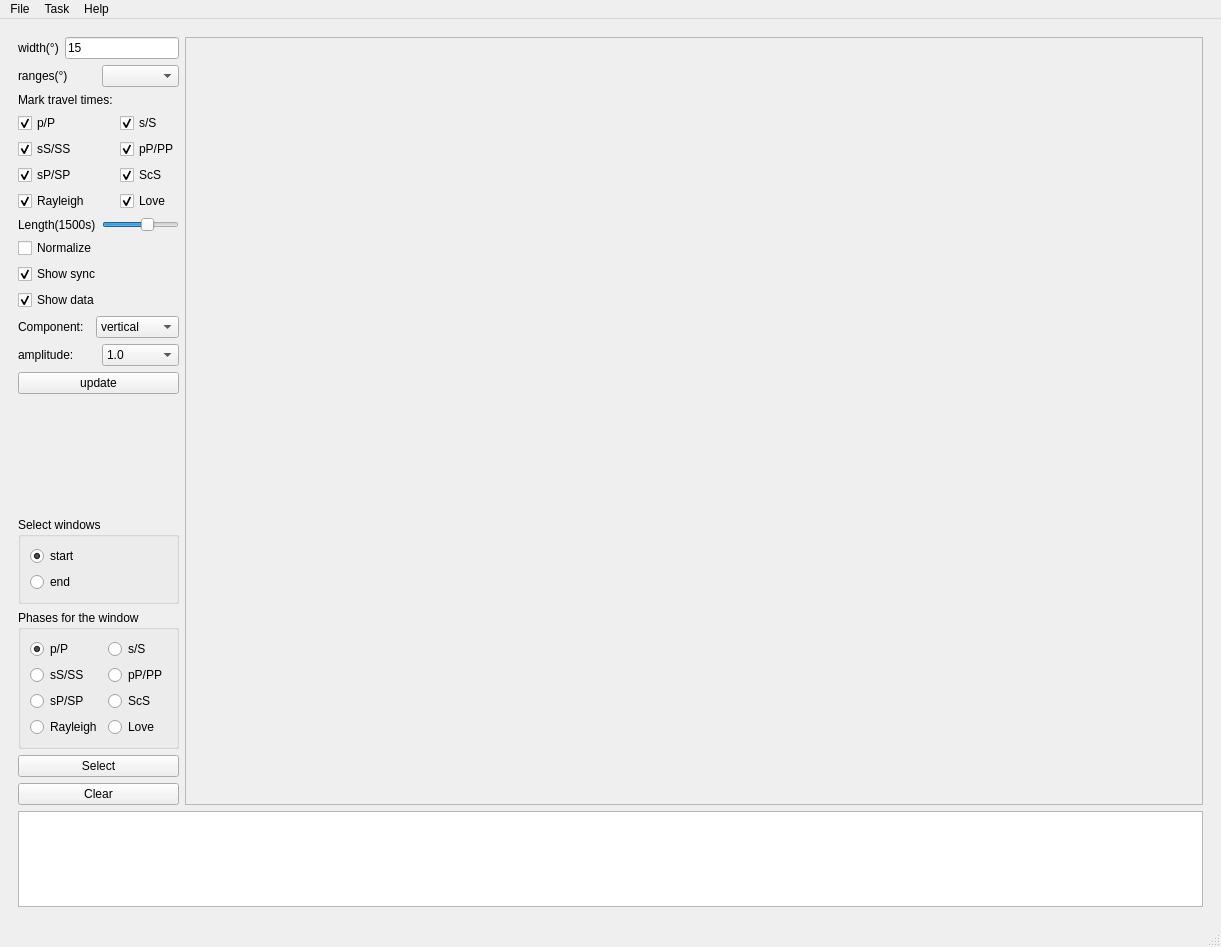
<?xml version="1.0" encoding="UTF-8"?>
<ui version="4.0">
 <class>MainWindow</class>
 <widget class="QMainWindow" name="MainWindow">
  <property name="geometry">
   <rect>
    <x>0</x>
    <y>0</y>
    <width>1221</width>
    <height>947</height>
   </rect>
  </property>
  <property name="windowTitle">
   <string>MainWindow</string>
  </property>
  <widget class="QWidget" name="centralwidget">
   <layout class="QVBoxLayout" name="verticalLayout_3">
    <item>
     <layout class="QGridLayout" name="gridLayout">
      <item row="0" column="0">
       <widget class="QStackedWidget" name="stackedWidget">
        <property name="currentIndex">
         <number>1</number>
        </property>
        <widget class="QWidget" name="index">
         <layout class="QGridLayout" name="gridLayout_3">
          <item row="0" column="0">
           <layout class="QVBoxLayout" name="verticalLayout_6" stretch="8,1">
            <item>
             <layout class="QHBoxLayout" name="horizontalLayout" stretch="1,4">
              <item>
               <widget class="QTextBrowser" name="textBrowser_welcome_event"/>
              </item>
              <item>
               <widget class="QTableView" name="tableView_welcome_content"/>
              </item>
             </layout>
            </item>
            <item>
             <widget class="QTextBrowser" name="textBrowser_welcome_log"/>
            </item>
           </layout>
          </item>
         </layout>
        </widget>
        <widget class="QWidget" name="windows">
         <layout class="QGridLayout" name="gridLayout_7">
          <item row="0" column="0" rowspan="2" colspan="2">
           <layout class="QVBoxLayout" name="verticalLayout_4" stretch="8,1">
            <item>
             <layout class="QHBoxLayout" name="horizontalLayout_6" stretch="1,20">
              <item>
               <layout class="QVBoxLayout" name="verticalLayout">
                <item>
                 <layout class="QHBoxLayout" name="horizontalLayout_2">
                  <item>
                   <widget class="QLabel" name="label_9">
                    <property name="text">
                     <string>width(°)</string>
                    </property>
                   </widget>
                  </item>
                  <item>
                   <widget class="QLineEdit" name="lineEdit_window_width">
                    <property name="text">
                     <string>15</string>
                    </property>
                   </widget>
                  </item>
                 </layout>
                </item>
                <item>
                 <layout class="QHBoxLayout" name="horizontalLayout_10">
                  <item>
                   <widget class="QLabel" name="label_2">
                    <property name="text">
                     <string>ranges(°)</string>
                    </property>
                   </widget>
                  </item>
                  <item>
                   <widget class="QComboBox" name="comboBox_windows_azimuth">
                    <property name="maxVisibleItems">
                     <number>10</number>
                    </property>
                   </widget>
                  </item>
                 </layout>
                </item>
                <item>
                 <widget class="QLabel" name="label">
                  <property name="text">
                   <string>Mark travel times:</string>
                  </property>
                 </widget>
                </item>
                <item>
                 <layout class="QGridLayout" name="gridLayout_2">
                  <item row="0" column="0" colspan="2">
                   <widget class="QCheckBox" name="checkBox_p">
                    <property name="text">
                     <string>p/P</string>
                    </property>
                    <property name="checked">
                     <bool>true</bool>
                    </property>
                   </widget>
                  </item>
                  <item row="0" column="2">
                   <widget class="QCheckBox" name="checkBox_s">
                    <property name="text">
                     <string>s/S</string>
                    </property>
                    <property name="checked">
                     <bool>true</bool>
                    </property>
                   </widget>
                  </item>
                  <item row="1" column="0">
                   <widget class="QCheckBox" name="checkBox_ss">
                    <property name="text">
                     <string>sS/SS</string>
                    </property>
                    <property name="checked">
                     <bool>true</bool>
                    </property>
                   </widget>
                  </item>
                  <item row="1" column="2">
                   <widget class="QCheckBox" name="checkBox_pp">
                    <property name="text">
                     <string>pP/PP</string>
                    </property>
                    <property name="checked">
                     <bool>true</bool>
                    </property>
                   </widget>
                  </item>
                  <item row="2" column="0">
                   <widget class="QCheckBox" name="checkBox_sp">
                    <property name="text">
                     <string>sP/SP</string>
                    </property>
                    <property name="checked">
                     <bool>true</bool>
                    </property>
                   </widget>
                  </item>
                  <item row="3" column="0" colspan="2">
                   <widget class="QCheckBox" name="checkBox_rayleigh">
                    <property name="text">
                     <string>Rayleigh</string>
                    </property>
                    <property name="checked">
                     <bool>true</bool>
                    </property>
                   </widget>
                  </item>
                  <item row="3" column="2">
                   <widget class="QCheckBox" name="checkBox_love">
                    <property name="text">
                     <string>Love</string>
                    </property>
                    <property name="checked">
                     <bool>true</bool>
                    </property>
                   </widget>
                  </item>
                  <item row="2" column="2">
                   <widget class="QCheckBox" name="checkBox_scs">
                    <property name="text">
                     <string>ScS</string>
                    </property>
                    <property name="checked">
                     <bool>true</bool>
                    </property>
                   </widget>
                  </item>
                 </layout>
                </item>
                <item>
                 <layout class="QHBoxLayout" name="horizontalLayout_3">
                  <item>
                   <widget class="QLabel" name="label_windows_length">
                    <property name="text">
                     <string>Length(1500s)</string>
                    </property>
                   </widget>
                  </item>
                  <item>
                   <widget class="QSlider" name="horizontalSlider_windows_length">
                    <property name="minimum">
                     <number>100</number>
                    </property>
                    <property name="maximum">
                     <number>2400</number>
                    </property>
                    <property name="singleStep">
                     <number>100</number>
                    </property>
                    <property name="pageStep">
                     <number>100</number>
                    </property>
                    <property name="value">
                     <number>1500</number>
                    </property>
                    <property name="orientation">
                     <enum>Qt::Horizontal</enum>
                    </property>
                    <property name="tickInterval">
                     <number>100</number>
                    </property>
                   </widget>
                  </item>
                 </layout>
                </item>
                <item>
                 <layout class="QVBoxLayout" name="verticalLayout_2">
                  <item>
                   <widget class="QCheckBox" name="checkBox_windows_normalize">
                    <property name="text">
                     <string>Normalize</string>
                    </property>
                   </widget>
                  </item>
                  <item>
                   <widget class="QCheckBox" name="checkBox_windows_showsync">
                    <property name="text">
                     <string>Show sync</string>
                    </property>
                    <property name="checked">
                     <bool>true</bool>
                    </property>
                   </widget>
                  </item>
                  <item>
                   <widget class="QCheckBox" name="checkBox_windows_showdata">
                    <property name="text">
                     <string>Show data</string>
                    </property>
                    <property name="checked">
                     <bool>true</bool>
                    </property>
                   </widget>
                  </item>
                 </layout>
                </item>
                <item>
                 <layout class="QHBoxLayout" name="horizontalLayout_4">
                  <item>
                   <widget class="QLabel" name="label_4">
                    <property name="text">
                     <string>Component:</string>
                    </property>
                   </widget>
                  </item>
                  <item>
                   <widget class="QComboBox" name="comboBox_windows_component">
                    <item>
                     <property name="text">
                      <string>vertical</string>
                     </property>
                    </item>
                    <item>
                     <property name="text">
                      <string>radial</string>
                     </property>
                    </item>
                    <item>
                     <property name="text">
                      <string>tangential</string>
                     </property>
                    </item>
                   </widget>
                  </item>
                 </layout>
                </item>
                <item>
                 <layout class="QHBoxLayout" name="horizontalLayout_5">
                  <item>
                   <widget class="QLabel" name="label_3">
                    <property name="text">
                     <string>amplitude:</string>
                    </property>
                   </widget>
                  </item>
                  <item>
                   <widget class="QComboBox" name="comboBox_windows_amplitude">
                    <item>
                     <property name="text">
                      <string>1.0</string>
                     </property>
                    </item>
                    <item>
                     <property name="text">
                      <string>0.2</string>
                     </property>
                    </item>
                    <item>
                     <property name="text">
                      <string>0.4</string>
                     </property>
                    </item>
                    <item>
                     <property name="text">
                      <string>0.6</string>
                     </property>
                    </item>
                    <item>
                     <property name="text">
                      <string>0.8</string>
                     </property>
                    </item>
                    <item>
                     <property name="text">
                      <string>1.2</string>
                     </property>
                    </item>
                    <item>
                     <property name="text">
                      <string>1.6</string>
                     </property>
                    </item>
                    <item>
                     <property name="text">
                      <string>1.8</string>
                     </property>
                    </item>
                    <item>
                     <property name="text">
                      <string>2.0</string>
                     </property>
                    </item>
                    <item>
                     <property name="text">
                      <string>3.0</string>
                     </property>
                    </item>
                    <item>
                     <property name="text">
                      <string>4.0</string>
                     </property>
                    </item>
                    <item>
                     <property name="text">
                      <string>5.0</string>
                     </property>
                    </item>
                    <item>
                     <property name="text">
                      <string>10.0</string>
                     </property>
                    </item>
                   </widget>
                  </item>
                 </layout>
                </item>
                <item>
                 <widget class="QPushButton" name="pushButton_windows_update">
                  <property name="text">
                   <string>update</string>
                  </property>
                 </widget>
                </item>
                <item>
                 <spacer name="verticalSpacer">
                  <property name="orientation">
                   <enum>Qt::Vertical</enum>
                  </property>
                  <property name="sizeHint" stdset="0">
                   <size>
                    <width>20</width>
                    <height>841</height>
                   </size>
                  </property>
                 </spacer>
                </item>
                <item>
                 <widget class="QGroupBox" name="groupBox">
                  <property name="title">
                   <string>Select windows</string>
                  </property>
                  <layout class="QGridLayout" name="gridLayout_5">
                   <item row="0" column="0">
                    <layout class="QVBoxLayout" name="verticalLayout_7">
                     <item>
                      <widget class="QRadioButton" name="radioButton_windows_start">
                       <property name="text">
                        <string>start</string>
                       </property>
                       <property name="checked">
                        <bool>true</bool>
                       </property>
                      </widget>
                     </item>
                     <item>
                      <widget class="QRadioButton" name="radioButton_windows_end">
                       <property name="text">
                        <string>end</string>
                       </property>
                      </widget>
                     </item>
                    </layout>
                   </item>
                  </layout>
                 </widget>
                </item>
                <item>
                 <widget class="QGroupBox" name="groupBox_2">
                  <property name="title">
                   <string>Phases for the window</string>
                  </property>
                  <layout class="QGridLayout" name="gridLayout_8">
                   <item row="0" column="0">
                    <layout class="QGridLayout" name="gridLayout_6">
                     <item row="0" column="0">
                      <widget class="QRadioButton" name="radioButton_windows_p">
                       <property name="text">
                        <string>p/P</string>
                       </property>
                       <property name="checked">
                        <bool>true</bool>
                       </property>
                      </widget>
                     </item>
                     <item row="0" column="1">
                      <widget class="QRadioButton" name="radioButton_windows_s">
                       <property name="text">
                        <string>s/S</string>
                       </property>
                      </widget>
                     </item>
                     <item row="1" column="0">
                      <widget class="QRadioButton" name="radioButton_windows_ss">
                       <property name="text">
                        <string>sS/SS</string>
                       </property>
                      </widget>
                     </item>
                     <item row="1" column="1">
                      <widget class="QRadioButton" name="radioButton_windows_pp">
                       <property name="text">
                        <string>pP/PP</string>
                       </property>
                      </widget>
                     </item>
                     <item row="2" column="0">
                      <widget class="QRadioButton" name="radioButton_windows_sp">
                       <property name="text">
                        <string>sP/SP</string>
                       </property>
                      </widget>
                     </item>
                     <item row="2" column="1">
                      <widget class="QRadioButton" name="radioButton_windows_scs">
                       <property name="text">
                        <string>ScS</string>
                       </property>
                      </widget>
                     </item>
                     <item row="3" column="0">
                      <widget class="QRadioButton" name="radioButton_windows_rayleigh">
                       <property name="text">
                        <string>Rayleigh</string>
                       </property>
                      </widget>
                     </item>
                     <item row="3" column="1">
                      <widget class="QRadioButton" name="radioButton_windows_love">
                       <property name="text">
                        <string>Love</string>
                       </property>
                      </widget>
                     </item>
                    </layout>
                   </item>
                  </layout>
                 </widget>
                </item>
                <item>
                 <widget class="QPushButton" name="pushButton_windows_select">
                  <property name="text">
                   <string>Select</string>
                  </property>
                 </widget>
                </item>
                <item>
                 <widget class="QPushButton" name="pushButton_windows_clear">
                  <property name="text">
                   <string>Clear</string>
                  </property>
                 </widget>
                </item>
               </layout>
              </item>
              <item>
               <widget class="QScrollArea" name="scrollArea">
                <property name="widgetResizable">
                 <bool>true</bool>
                </property>
                <widget class="MplWidget" name="mplwidget_windows">
                 <property name="geometry">
                  <rect>
                   <x>0</x>
                   <y>0</y>
                   <width>948</width>
                   <height>744</height>
                  </rect>
                 </property>
                </widget>
               </widget>
              </item>
             </layout>
            </item>
            <item>
             <widget class="QTextBrowser" name="textBrowser_windows_log"/>
            </item>
           </layout>
          </item>
         </layout>
        </widget>
        <widget class="QWidget" name="map">
         <layout class="QGridLayout" name="gridLayout_4">
          <item row="0" column="0">
           <layout class="QVBoxLayout" name="verticalLayout_13" stretch="8,1">
            <item>
             <widget class="MplWidget" name="widget_map" native="true"/>
            </item>
            <item>
             <layout class="QHBoxLayout" name="horizontalLayout_19" stretch="2,1">
              <item>
               <widget class="QTextBrowser" name="textBrowser_map_log"/>
              </item>
              <item>
               <layout class="QVBoxLayout" name="verticalLayout_12">
                <item>
                 <layout class="QHBoxLayout" name="horizontalLayout_16">
                  <item>
                   <layout class="QHBoxLayout" name="horizontalLayout_12">
                    <item>
                     <widget class="QLabel" name="label_10">
                      <property name="text">
                       <string>Projection:</string>
                      </property>
                     </widget>
                    </item>
                    <item>
                     <widget class="QComboBox" name="comboBox_map_projection">
                      <item>
                       <property name="text">
                        <string>Azimuthal Equidistant Projection</string>
                       </property>
                      </item>
                      <item>
                       <property name="text">
                        <string>Mercator Projection</string>
                       </property>
                      </item>
                      <item>
                       <property name="text">
                        <string>Equidistant Cylindrical Projection</string>
                       </property>
                      </item>
                     </widget>
                    </item>
                   </layout>
                  </item>
                  <item>
                   <layout class="QHBoxLayout" name="horizontalLayout_15">
                    <item>
                     <widget class="QLabel" name="label_13">
                      <property name="text">
                       <string>Background:</string>
                      </property>
                     </widget>
                    </item>
                    <item>
                     <widget class="QComboBox" name="comboBox_map_background">
                      <item>
                       <property name="text">
                        <string>normal</string>
                       </property>
                      </item>
                      <item>
                       <property name="text">
                        <string>NASA ‘Blue Marble’</string>
                       </property>
                      </item>
                      <item>
                       <property name="text">
                        <string>shaded relief</string>
                       </property>
                      </item>
                      <item>
                       <property name="text">
                        <string>etopo relief</string>
                       </property>
                      </item>
                     </widget>
                    </item>
                   </layout>
                  </item>
                  <item>
                   <widget class="QCheckBox" name="checkBox_map_beachball">
                    <property name="text">
                     <string>BeachBall</string>
                    </property>
                   </widget>
                  </item>
                 </layout>
                </item>
                <item>
                 <layout class="QHBoxLayout" name="horizontalLayout_18">
                  <item>
                   <widget class="QPushButton" name="pushButton_map_select_stations">
                    <property name="text">
                     <string>Select Stations</string>
                    </property>
                    <property name="autoDefault">
                     <bool>false</bool>
                    </property>
                    <property name="default">
                     <bool>false</bool>
                    </property>
                    <property name="flat">
                     <bool>false</bool>
                    </property>
                   </widget>
                  </item>
                  <item>
                   <widget class="QPushButton" name="pushButton_map_reset">
                    <property name="text">
                     <string>Reset</string>
                    </property>
                   </widget>
                  </item>
                  <item>
                   <widget class="QPushButton" name="pushButton_map_update_figure">
                    <property name="text">
                     <string>Update Figure</string>
                    </property>
                   </widget>
                  </item>
                 </layout>
                </item>
               </layout>
              </item>
             </layout>
            </item>
           </layout>
          </item>
         </layout>
        </widget>
       </widget>
      </item>
     </layout>
    </item>
   </layout>
  </widget>
  <widget class="QMenuBar" name="menubar">
   <property name="geometry">
    <rect>
     <x>0</x>
     <y>0</y>
     <width>1221</width>
     <height>22</height>
    </rect>
   </property>
   <widget class="QMenu" name="menuFile">
    <property name="title">
     <string>File</string>
    </property>
    <addaction name="actionsync_asdf_file"/>
    <addaction name="actiondata_asdf_file"/>
    <addaction name="separator"/>
    <addaction name="actionInfo"/>
   </widget>
   <widget class="QMenu" name="menuTask">
    <property name="title">
     <string>Task</string>
    </property>
    <addaction name="actionWelcome"/>
    <addaction name="actionPick_Window"/>
    <addaction name="actionMap"/>
    <addaction name="separator"/>
   </widget>
   <widget class="QMenu" name="menuHelp">
    <property name="title">
     <string>Help</string>
    </property>
    <addaction name="actionShortcuts"/>
   </widget>
   <addaction name="menuFile"/>
   <addaction name="menuTask"/>
   <addaction name="menuHelp"/>
  </widget>
  <widget class="QStatusBar" name="statusbar"/>
  <action name="actionInfo">
   <property name="text">
    <string>Info</string>
   </property>
  </action>
  <action name="actionWelcome">
   <property name="text">
    <string>Welcome</string>
   </property>
  </action>
  <action name="actionPick_Window">
   <property name="text">
    <string>Pick Window</string>
   </property>
  </action>
  <action name="actionMap">
   <property name="text">
    <string>Map</string>
   </property>
  </action>
  <action name="actionInspect_waveforms">
   <property name="text">
    <string>Inspect waveforms</string>
   </property>
  </action>
  <action name="actionShortcuts">
   <property name="text">
    <string>Shortcuts</string>
   </property>
  </action>
  <action name="actionsync_asdf_file">
   <property name="text">
    <string>open sync file</string>
   </property>
  </action>
  <action name="actiondata_asdf_file">
   <property name="text">
    <string>open data file</string>
   </property>
  </action>
 </widget>
 <customwidgets>
  <customwidget>
   <class>MplWidget</class>
   <extends>QWidget</extends>
   <header>mplwidget</header>
   <container>1</container>
  </customwidget>
 </customwidgets>
 <resources/>
 <connections/>
</ui>
